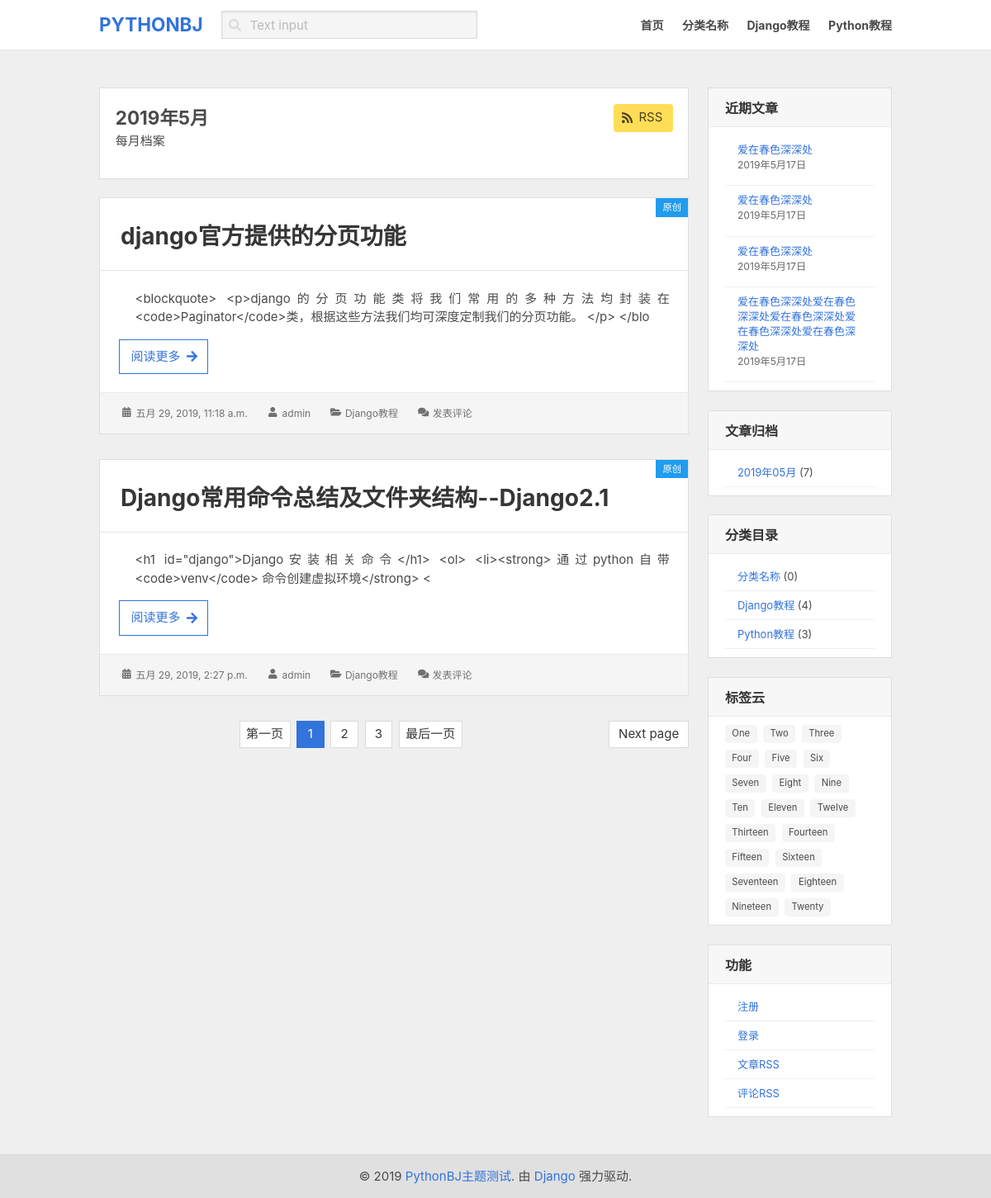
The app's page /blog/dates/2019/5/?page=1 with its own data.
### blog/models.py (models this page shows, shortened)
class Category(models.Model):
    name = models.CharField('分类名称', max_length=32)
    slug = models.SlugField('slug', max_length=64)
    author = models.ForeignKey(User, on_delete=models.CASCADE, verbose_name="用户")
    desc = models.TextField('分类描述', max_length=200)
    add_date = models.DateTimeField(auto_now_add=True)
    pub_date = models.DateTimeField(auto_now=True)
    class Meta:
        ordering = ['-pub_date']
        verbose_name_plural = "博客分类"

class Article(models.Model, ReadNumExpandMethod):
    HAS_PUB_CHOICES = (
        (0, '发布'),
        (1, '存草稿'),
    )
    HAS_REPRINT_CHOICES = (
        (0, '原创'),
        (1, '转载'),
    )
    title = models.CharField('文章标题', max_length=100)
    slug = models.SlugField('slug', max_length=100, blank=True, null=True, help_text="链接后缀，必须为英文字符")
    author = models.ForeignKey(User, on_delete=models.CASCADE, verbose_name="作者")
    read_details = GenericRelation(ReadDetail)  # 关联到这个模型，可以很方便的访问关联模型的所有数据
    desc = models.TextField(max_length=100, blank=True, help_text="文章简介，字数保持在100以内！")
    topic = models.ForeignKey('Topic', on_delete=models.CASCADE, verbose_name="专题", blank=True, null=True)
    category = models.ForeignKey('Category', on_delete=models.CASCADE, verbose_name="分类")
    picture = models.ImageField('封面图', upload_to='images/', max_length=200, blank=True, null=True)
    content = MDTextField()
    tags = models.ManyToManyField('Tag', blank=True)
    has_pub = models.PositiveSmallIntegerField('是否发布',choices=HAS_PUB_CHOICES, default=0)
    has_reprint = models.PositiveSmallIntegerField('是否原创', choices=HAS_REPRINT_CHOICES, default=0)
    has_url = models.URLField('原文链接', blank=True, null=True)
    add_date = models.DateTimeField(auto_now_add=True)
    pub_date = models.DateTimeField(auto_now=True)
    class Meta:
        ordering = ['-pub_date']
        verbose_name_plural = "文章管理"

### blog/views.py (the view)
# urls.py: path('dates/<int:year>/<int:month>/', views.blog_with_dates, name="dates"),
def blog_with_dates(request, year, month):
    blog_dates = Article.objects.filter(pub_date__year=year, pub_date__month=month, has_pub=0)  # 以月份归档
    paginator = Paginator(blog_dates, per_page=2, orphans=1)
    pages = paginator.page_range  # 生成所有页码
    pages_num = paginator.num_pages  # 总页数
    gd_page = paginator.page(2)  # 调用指定页面的内容
    page = request.GET.get('page')  # 当前页面
    contacts = paginator.get_page(page)
    return render(request, 'blog/page.html', locals())

### blog/templatetags/blog_tags.py (called while the page is built)
@register.simple_tag
def archives():
    return Article.objects.dates('pub_date', 'month', order='DESC')

@register.simple_tag
def archives_num(year, month):
    return Article.objects.filter(pub_date__year=year, pub_date__month=month, has_pub=0).count()

@register.simple_tag
def get_categorys():
    return Category.objects.all()

@register.simple_tag
def get_articel_nums(category_id):
    category = get_object_or_404(Category, id=category_id)
    return category.article_set.filter(has_pub=0).count()

### templates/blog/page.html (shortened to what this page needs)
{% extends 'base.html' %}
{% block section %}
      <div class="box has-background-white is-radiusless is-shadowless">
          <div class="content">
              <p class="is-pulled-left">
                  <span class="has-text-weight-bold is-size-4">{{ year }}年{{ month }}月</span> <br>
                  <span class="is-size-6">每月档案</span>
              </p>
              <a href="" class="button is-warning is-pulled-right">
                  <span class="icon">
                      <i class="fas fa-rss"></i>
                  </span>
                  <span>RSS</span>
              </a>
              <div class=" is-clearfix"></div>
          </div>
      </div>
  {% for article in contacts %}
  <div class="card is-shadowless" style="margin-bottom: 30px;">
      <header class="card-header is-shadowless">
          <a href="{% url 'blog:detail' article.id %}" class="card-header-title card-title">
              {{ article.title }}
          </a><span class="tag is-info is-radiusless">{{ article.get_has_reprint_display }}</span>
      </header>
      <div class="card-content">
          <div class="content">
              <p class="has-text-justified" style="padding-left: 20px">
                  {{ article.content|truncatechars:100 }}
              </p>
              <a href="{% url 'blog:detail' article.id %}" class=" button is-radiusless is-medium is-link is-outlined" >
                  <span class="is-size-6">阅读更多</span>
                  <span class="icon is-size-6">
                      <i class="fas fa-arrow-right"></i>
                  </span>
              </a>
          </div>
      </div>
      <footer class="card-footer has-background-light">
          <ul class="is-inline-block">
              <li class="is-inline-block">
                  <span class="icon is-small">
                      <i class="fa fa-calendar-alt"></i>
                  </span>
                  <span>{{ article.add_date }} </span>
              </li>
              <li class="is-inline-block">
                  <span class="icon is-small">
                      <i class="fa fa-user"></i>
                  </span>
                  <span><a href="">{{ article.author }}</a></span>
              </li>
              <li class="is-inline-block">
                  <span class="icon is-small">
                      <i class="fa fa-folder-open"></i>
                  </span>
                  <span><a href="">{{ article.category.name }}</a></span>
              </li>
              <li class="is-inline-block">
                  <span class="icon is-small">
                      <i class="fa fa-comments"></i>
                  </span>
                  <span><a href="">发表评论</a></span>
              </li>
          </ul>
      </footer>
  </div>
    {% endfor %}
<nav class="pagination is-centered" role="navigation" aria-label="pagination">
{% if contacts.has_next %}
  <a class="pagination-next is-radiusless has-background-white" href="?page={{ contacts.next_page_number }}">Next page</a>
{% endif %}
  <ul class="pagination-list">
  <li><a class="pagination-link is-radiusless has-background-white" aria-label="Goto page 1" href="?page={{ contacts.start_index }}">第一页</a></li>
      {% for page in pages %}
    {% if page == contacts.number %}
        <li><a class="pagination-link is-current is-radiusless" href="?page={{ page }}">{{ page }}</a></li>
    {% else %}
        <li><a class="pagination-link is-radiusless has-background-white" href="?page={{ page }}">{{ page }}</a></li>
    {% endif %}
{% endfor %}
    <li><a class="pagination-link is-radiusless has-background-white" aria-label="Goto page 86" href="?page={{ contacts.end_index }}">最后一页</a></li>
  </ul>
</nav>
{% endblock %}

### templates/base.html (shortened to what this page needs)
{% load staticfiles %}
{% load blog_tags %}
<!DOCTYPE html>
<html lang="en">
<head>
    <link rel="stylesheet" href="{% static 'blog/css/style.css' %}">
    <link rel="stylesheet" href="{% static 'blog/css/bulma.css' %}">
</head>
<body>
<header>
    <nav class="navbar" role="navigation" aria-label="main navigation">
        <div class="container">
            <div class="navbar-brand" style="height:60px;">
                <a href="{% url 'blog:index' %}" class="navbar-item">
                    <span class="has-text-weight-bold is-size-4 is-uppercase has-text-link">pythonBJ</span>
                </a>
            </div>
            <div id="navbarBasicExample" class="navbar-menu">
                <div class="navbar-start">
                    <div class="navbar-item">
                        <div class="field">
                            <div class="control has-icons-left has-icons-right">
                                <input class="input is-radiusless has-background-light" type="text" placeholder="Text input">
                                <span class="icon is-small is-left">
                                </span>
                                </div>
                            </div>
                        </div>
                    </div>
                    <div class="navbar-end a-size">
                    {% get_categorys as cattegory_list %}
                        {% if cattegory_list %}
                        <a href="{% url 'blog:index' %}" class="navbar-item ">首页</a>
                        {% for category in cattegory_list %}
                        <a href="{% url 'blog:category' category.id %}" class="navbar-item">{{ category.name }}</a>
                            {% endfor %}
                        {% else %}
                            <a>还没有添加任何分类</a>
                        {% endif %}
                    </div>
                </div>
            </div>
            </nav>
        </header>
        <section class="section">
                <div class="container">
                   <div class="columns">
                       <div class="column is-9 ">
                           {% block section %}{% endblock section %}
                       </div>
                       <div class="column is-3  ">
                        <div class="box is-radiusless is-paddingless panel-head-backcolor is-shadowless">
        <h1 class=" has-text-weight-bold">近期文章</h1>
        <div class="box-content">
            <ul>
                <li>
                 <a href="">爱在春色深深处</a>
                 <time>2019年5月17日</time>
                </li>
                <li>
                     <a href="">爱在春色深深处</a>
                     <time>2019年5月17日</time>
                </li>
                <li>
                     <a href="">爱在春色深深处</a>
                     <time>2019年5月17日</time>
                </li>
                <li>
                 <a href="">爱在春色深深处爱在春色深深处爱在春色深深处爱在春色深深处爱在春色深深处</a>
                 <time>2019年5月17日</time>
                </li>
            </ul>
        </div>
    </div>
    <div class="box is-radiusless is-paddingless panel-head-backcolor is-shadowless">
         <h1 class=" has-text-weight-bold">文章归档</h1>
         <div class="box-content">
         {% archives as blog_dates %}
             <ul>
                 {% for blog_date in blog_dates %}
                 <li>
                  <a href="{% url 'blog:dates' blog_date.year blog_date.month%}">{{ blog_date|date:"Y年m月" }} </a><span>({% archives_num blog_date.year blog_date.month %})</span>
                 </li>
                 {% endfor %}
             </ul>
         </div>
     </div>
     <div class="box is-radiusless is-paddingless panel-head-backcolor is-shadowless">
             <h1 class=" has-text-weight-bold">分类目录</h1>
             <div class="box-content">
             {% get_categorys as cattegory_list %}
                 <ul>
                 {% if cattegory_list %}
                     {% for category in cattegory_list %}
                     <li>
                      <a href="{% url 'blog:category' category.id %}">{{ category.name }} </a><span>({% get_articel_nums category.id %})</span>
                     </li>
                     {% endfor %}
                 {% else %}
                      <li>
                      暂无分类
                     </li>
                 {% endif %}
                 </ul>
             </div>
     </div>
     <div class="box is-radiusless is-paddingless panel-head-backcolor is-shadowless">
             <h1 class=" has-text-weight-bold">标签云</h1>
             <div class="box-content">
                     <div class="tags">
                             <span class="tag">One</span>
                             <span class="tag">Two</span>
                             <span class="tag">Three</span>
                             <span class="tag">Four</span>
                             <span class="tag">Five</span>
                             <span class="tag">Six</span>
                             <span class="tag">Seven</span>
                             <span class="tag">Eight</span>
                             <span class="tag">Nine</span>
                             <span class="tag">Ten</span>
                             <span class="tag">Eleven</span>
                             <span class="tag">Twelve</span>
                             <span class="tag">Thirteen</span>
                             <span class="tag">Fourteen</span>
                             <span class="tag">Fifteen</span>
                             <span class="tag">Sixteen</span>
                             <span class="tag">Seventeen</span>
                             <span class="tag">Eighteen</span>
                             <span class="tag">Nineteen</span>
                             <span class="tag">Twenty</span>
                           </div>
             </div>
     </div>
     <div class="box is-radiusless is-paddingless panel-head-backcolor is-shadowless">
             <h1 class=" has-text-weight-bold">功能</h1>
             <div class="box-content">
                 <ul>
                     {% if user.is_authenticated %}
                         <li>
                      <a href="">管理站点 </a>
                     </li>
                     <li>
                         <a href="{% url 'logout' %}">登出</a>
                     </li>
                         {% else %}
                         <li>
                      <a href="">注册 </a>
                     </li>
                     <li>
                         <a href="{% url 'account:login' %}?from={{ request.get_full_path }}">登录</a>
                     </li>
                     {% endif %}
                     <li>
                         <a href="">文章RSS</a>
                     </li>
                     <li>
                         <a href="">评论RSS</a>
                     </li>
                 </ul>
             </div>
     </div>
                       </div>
                   </div>
                </div>
            </section>
{% include 'blog/footer.html' %}
</body>
</html>

### static/blog/css/style.css (style rules this page uses)
html { font-size: 15px; background-color: #EFEFEF; }
.a-size a { font-size: 14px !important; font-weight: bold; }
header { border-bottom:1px solid #e5e5e5; }
.card { border:1px solid #dedede; }
.card-title { font-size: 28px; padding: 25px 25px 20px !important; }
.card-footer { padding: 10px 25px; font-size: 12px; border-top:1px solid #EAEAEA !important; color: #707070; }
.card-footer a { color: #707070; }
.card-footer ul li { margin:5px 20px 5px 0; }
.panel-head-backcolor { background: #f7f7f7 !important; }
.box { background: #f7f7f7 !important; border: solid 1px #dedede; }
.box h1 { color: #333; font-size: 16px; padding: 12px 20px 10px; border-bottom: solid 1px #EAEAEA; text-transform: uppercase; position: relative; }
.box .box-content { background: #ffffff; padding: 10px 20px; font-size: 13px; }
.box .box-content li { padding: 8px 15px; overflow: hidden; line-height: 18px; border-bottom: 1px solid #eee; }
.box .box-content li a { font-size: 13px; }
.box .box-content li time { font-size: 0.8125rem; color: #686868; line-height: 1.615384615; margin-bottom: 0.538461538em; display: block; }

### records on screen
Category: name "分类名称", id "0"
Category: name "Django教程", id "4"
Category: name "Python教程", id "3"
Article: title "django官方提供的分页功能", has_reprint "原创", content "<blockquote> <p>django的分页功能类将我们常用的多种方法均封装在<code>Paginator</code>类，根据这些方法我们均可深度定制我们的分页功能。 </p> </blo", add_date "五月 29, 2019, 11:18 a.m.", author "admin", category.name "Django教程"
Article: title "Django常用命令总结及文件夹结构--Django2.1", has_reprint "原创", content "<h1 id=\"django\">Django安装相关命令</h1> <ol> <li><strong>通过python自带 <code>venv</code> 命令创建虚拟环境</strong> <", add_date "五月 29, 2019, 2:27 p.m.", author "admin", category.name "Django教程"

### other values on screen
{{ year }} "2019"
{{ month }} "5"
{{ page }} "1"
{{ page }} "2" "3"
{{ blog_date|date:"Y年m月" }} "2019年05月"
